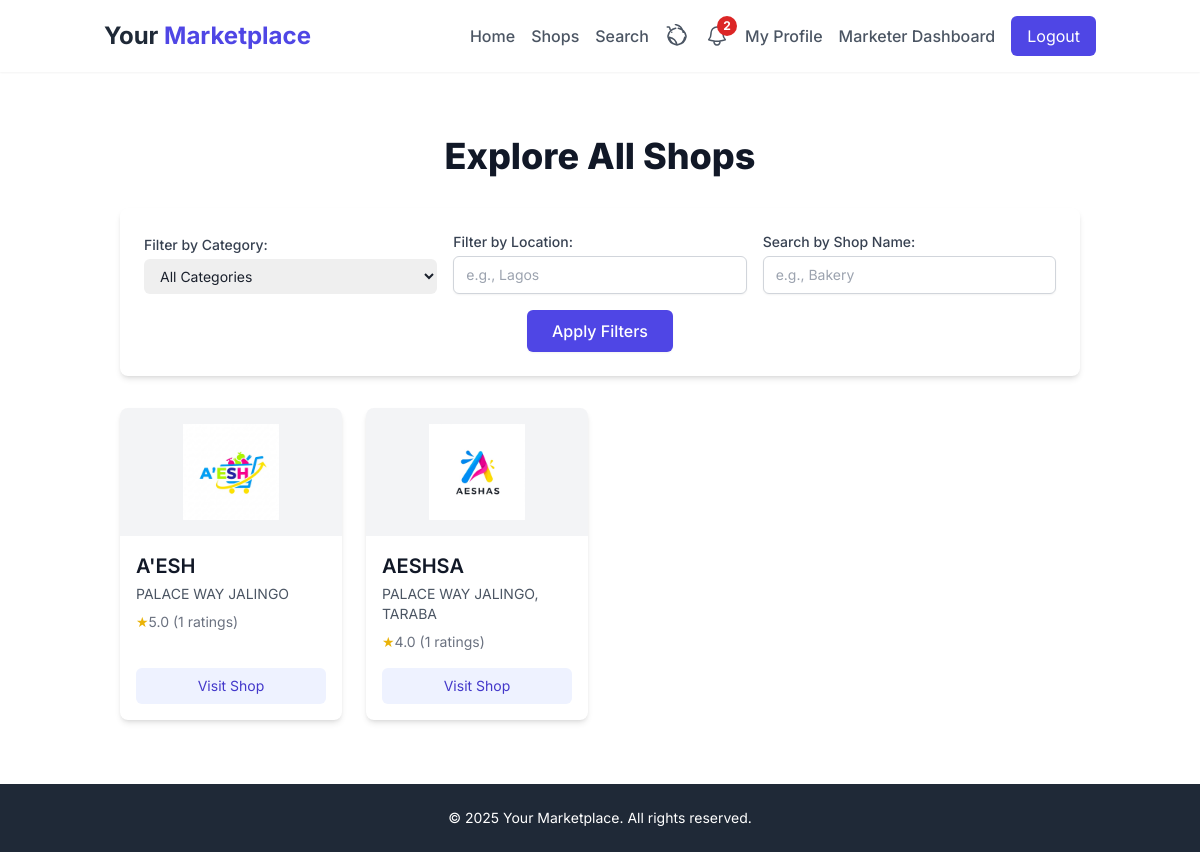
Screenshot of /shops (signed in) with the database file from the repository.
### app/models.py (models this page shows, shortened)
class Shop(db.Model):
    id = db.Column(db.Integer, primary_key=True)
    name = db.Column(db.String(100), nullable=False)
    description = db.Column(db.Text)
    location = db.Column(db.String(100))
    whatsapp_number = db.Column(db.String(20))
    logo = db.Column(db.String(100), nullable=True)
    user_id = db.Column(db.Integer, db.ForeignKey('user.id'))
    created_at = db.Column(db.DateTime, default=datetime.utcnow)
    products = db.relationship('Product', backref='shop', lazy='dynamic')
    ratings = db.relationship('Rating', backref='shop', lazy='dynamic')
    order_items = db.relationship('OrderItem', backref='shop_ordered', lazy='dynamic')
    def average_rating(self):
        ratings = [rating.value for rating in self.ratings]
        return round(sum(ratings) / len(ratings), 2) if ratings else 0
    __table_args__ = (
        db.UniqueConstraint('name', 'user_id', name='unique_shop_per_user'),
    )

class Rating(db.Model):
    id = db.Column(db.Integer, primary_key=True)
    value = db.Column(db.Integer, nullable=False)
    comment = db.Column(db.Text)
    product_id = db.Column(db.Integer, db.ForeignKey('product.id'))
    user_id = db.Column(db.Integer, db.ForeignKey('user.id'))
    shop_id = db.Column(db.Integer, db.ForeignKey('shop.id'))
    created_at = db.Column(db.DateTime, default=datetime.utcnow)

### app/customer.py (the view)
@bp.route('/shops')
def shop_list():
    category_id = request.args.get('category_id')
    location = request.args.get('location')
    query = request.args.get('q')
    shops_query = Shop.query
    if category_id:
        shops_query = shops_query.join(Product).filter(Product.category_id == category_id, Product.is_active==True)
    if location:
        shops_query = shops_query.filter(Shop.location.ilike(f'%{location}%'))
    if query:
        shops_query = shops_query.filter(Shop.name.ilike(f'%{query}%'))
    shops = shops_query.distinct().all()
    categories = Category.query.all()
    return render_template('customer/shop_list.html', shops=shops, categories=categories)

### app/models.py (called while the page is built)
@login.user_loader
def load_user(id):
    return User.query.get(int(id))

### app/templates/customer/shop_list.html (shortened to what this page needs)
{% extends "base.html" %}
{% block content %}
<div class="max-w-6xl mx-auto px-4 py-8">
    <h1 class="text-4xl font-extrabold text-gray-900 mb-8 text-center">Explore All Shops</h1>
    <div class="bg-white p-6 rounded-lg shadow-md mb-8">
        <form action="{{ url_for('customer.shop_list') }}" method="GET" class="grid grid-cols-1 md:grid-cols-3 gap-4 items-end">
            <div>
                <label for="category_id" class="block text-sm font-medium text-gray-700 mb-1">Filter by Category:</label>
                <select id="category_id" name="category_id" class="mt-1 block w-full pl-3 pr-10 py-2 text-base border-gray-300 focus:outline-none focus:ring-indigo-500 focus:border-indigo-500 sm:text-sm rounded-md">
                    <option value="">All Categories</option>
                </select>
            </div>
            <div>
                <label for="location" class="block text-sm font-medium text-gray-700 mb-1">Filter by Location:</label>
                <input type="text" id="location" name="location" value="{{ request.args.get('location', '') }}" placeholder="e.g., Lagos" class="mt-1 block w-full px-3 py-2 border border-gray-300 rounded-md shadow-sm focus:outline-none focus:ring-indigo-500 focus:border-indigo-500 sm:text-sm">
            </div>
            <div>
                <label for="q" class="block text-sm font-medium text-gray-700 mb-1">Search by Shop Name:</label>
                <input type="text" id="q" name="q" value="{{ request.args.get('q', '') }}" placeholder="e.g., Bakery" class="mt-1 block w-full px-3 py-2 border border-gray-300 rounded-md shadow-sm focus:outline-none focus:ring-indigo-500 focus:border-indigo-500 sm:text-sm">
            </div>
            <div class="md:col-span-3 flex justify-center">
                <button type="submit" class="inline-flex items-center px-6 py-2 border border-transparent text-base font-medium rounded-md shadow-sm text-white bg-indigo-600 hover:bg-indigo-700 focus:outline-none focus:ring-2 focus:ring-offset-2 focus:ring-indigo-500">
                    Apply Filters
                </button>
            </div>
        </form>
    </div>
    {% if shops %}
        <div class="grid grid-cols-1 sm:grid-cols-2 md:grid-cols-3 lg:grid-cols-4 gap-6">
            {% for shop in shops %}
                <div class="bg-white rounded-lg shadow-md overflow-hidden hover:shadow-lg transition-shadow duration-200 flex flex-col">
                    <img src="{{ url_for('static', filename='uploads/' + shop.logo) if shop.logo else url_for('static', filename='img/default_shop_logo.png') }}"
                         alt="{{ shop.name }} Logo"
                         class="w-full h-32 object-contain bg-gray-100 p-4 flex-shrink-0">
                    <div class="p-4 flex-grow flex flex-col justify-between">
                        <div>
                            <h3 class="text-xl font-semibold text-gray-900 mb-1 truncate">{{ shop.name }}</h3>
                            <p class="text-gray-600 text-sm mb-2">{{ shop.location }}</p>
                            <div class="flex items-center text-sm text-gray-500">
                                {% if shop.average_rating() > 0 %}
                                    <span class="text-yellow-500">★</span> {{ shop.average_rating() }} ({{ shop.ratings.count() }} ratings)
                                {% else %}
                                    No ratings yet
                                {% endif %}
                            </div>
                        </div>
                        <a href="{{ url_for('customer.shop_detail', shop_id=shop.id) }}"
                           class="mt-4 inline-block bg-indigo-50 text-indigo-700 text-sm px-4 py-2 rounded-md hover:bg-indigo-100 transition-colors duration-200 text-center">
                            Visit Shop
                        </a>
                    </div>
                </div>
            {% endfor %}
        </div>
    {% else %}
        <div class="bg-white p-6 rounded-lg shadow-md text-center text-gray-600">
            <p class="text-lg">No shops found matching your criteria.</p>
            <p class="mt-2 text-sm">Try adjusting your filters or search query.</p>
        </div>
    {% endif %}
</div>
{% endblock %}

### app/templates/base.html (style rules this page uses)
body { font-family: 'Inter', sans-serif; color: #1a202c; @apply bg-gray-50; }

### rows the page displays
Shop: logo (picture), name "A'ESH", location "PALACE WAY JALINGO", average_rating "5.0", ratings.count "1"
Shop: logo (picture), name "AESHSA", location "PALACE WAY JALINGO, TARABA", average_rating "4.0", ratings.count "1"

### other values shown
{{ current_user.notifications.filter_by(is_read=False).count() }} "2"
{{ moment().format('YYYY') }} "2025"
